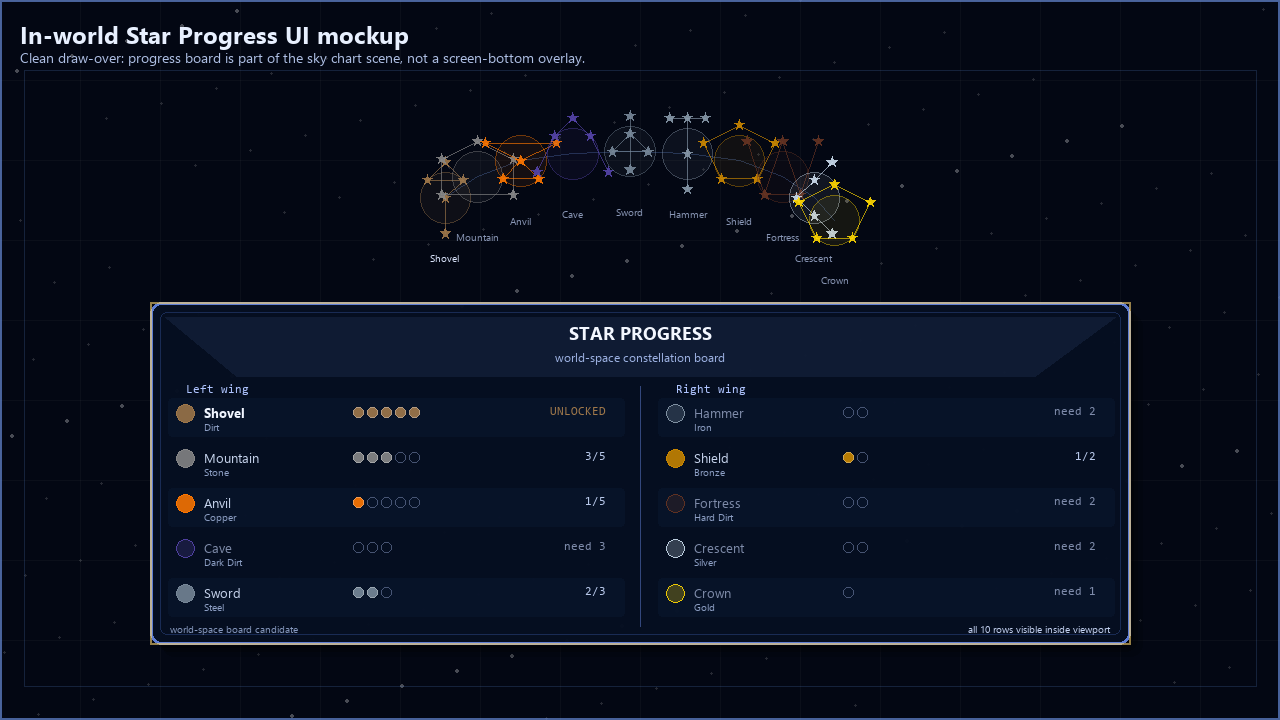
#> input picture ai-tools/2026-07-05-starpillar-in-world-progress-ui-drawover.png, 1280 x 720 px
$ python -i 2026-07-30-build-old-school-lamp-comparison-board.py   (imports and definitions only)
#> lines starting #> are read from the running program, lines starting #| are printed output that depends on the picture
#> further down, picture is the input picture: PIL image 1280x720 RGB; mean R, G, B 9.9, 16.1, 31
"""Compose untouched WebGL captures into the old-school lamp review board."""

from __future__ import annotations

import argparse
from pathlib import Path

from PIL import Image, ImageDraw, ImageFont


BOARD_WIDTH = 2560
MARGIN = 52
COLUMN_GAP = 28
COLUMN_WIDTH = (BOARD_WIDTH - MARGIN * 2 - COLUMN_GAP) // 2
HEADER_HEIGHT = 154
LABEL_HEIGHT = 70
PANEL_HEIGHT = round(COLUMN_WIDTH * 9 / 16)
ZOOM_GAP = 42
FOOTER_HEIGHT = 76
BOARD_HEIGHT = (
    HEADER_HEIGHT
    + LABEL_HEIGHT
    + PANEL_HEIGHT * 2
    + ZOOM_GAP
    + FOOTER_HEIGHT
)
FONT_REGULAR = Path("C:/Windows/Fonts/segoeui.ttf")
FONT_BOLD = Path("C:/Windows/Fonts/seguisb.ttf")


# [14 lines left out: functions font, fit_capture, not called in this run]


def close_crop(image: Image.Image) -> Image.Image:
    center_x = image.width // 2
#> center_x = 640
    center_y = image.height // 2
#> center_y = 360
    crop_width = min(image.width, 680)
#> crop_width = 680
    crop_height = round(crop_width * 9 / 16)
#> crop_height = 382
    left = max(0, center_x - crop_width // 2)
#> left = 300
    top = max(0, center_y - crop_height // 2)
#> top = 169
    crop = image.crop((left, top, left + crop_width, top + crop_height))
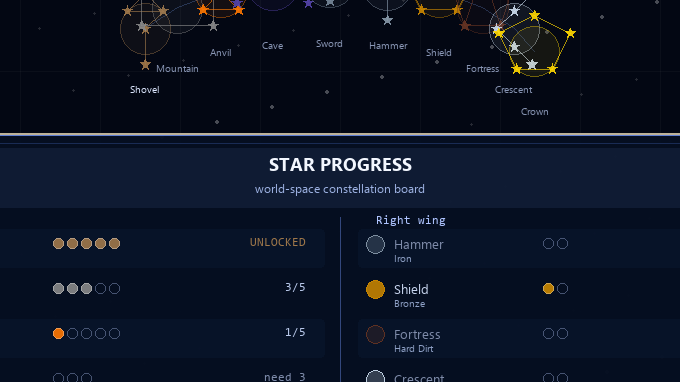
#> crop: PIL image 680x382 RGB; mean R, G, B 12.2, 20, 36.4
    return crop.convert("RGB").resize(
        (COLUMN_WIDTH, PANEL_HEIGHT),
        Image.Resampling.LANCZOS,
    )


# [103 lines left out: functions label, panel, build, main, not called in this run]


# [2 lines not run here, left out]

>>> from PIL import Image
>>> picture = Image.open('2026-07-05-starpillar-in-world-progress-ui-drawover.png')
>>> result = close_crop(picture)

$ run again, on ai-tools/2026-07-05-starpillar-current-world-placement.png
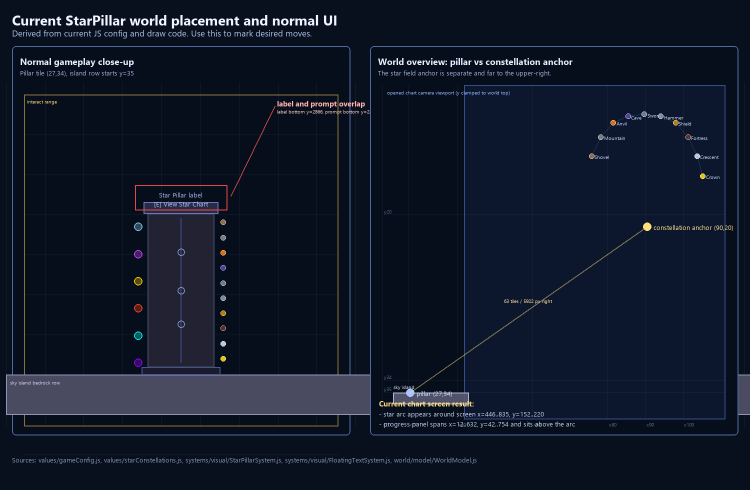
#> input picture ai-tools/2026-07-05-starpillar-current-world-placement.png, 1500 x 980 px (shown at 1/2 size)
#> picture is the input picture: PIL image 1500x980 RGB; mean R, G, B 16.7, 24.7, 41.2
#> in close_crop, `crop = image.crop((left, top, left + crop_width, top + crop_height))`:
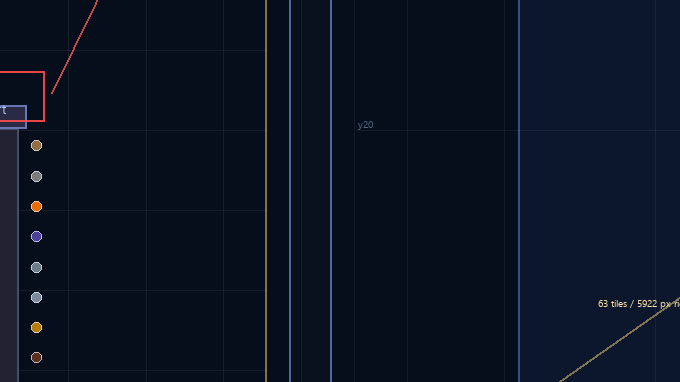
#> crop: PIL image 680x382 RGB; mean R, G, B 10.5, 18.8, 34.7

$ run again, on ai-tools/2026-07-05-starpillar-in-world-progress-ui-mockup.png
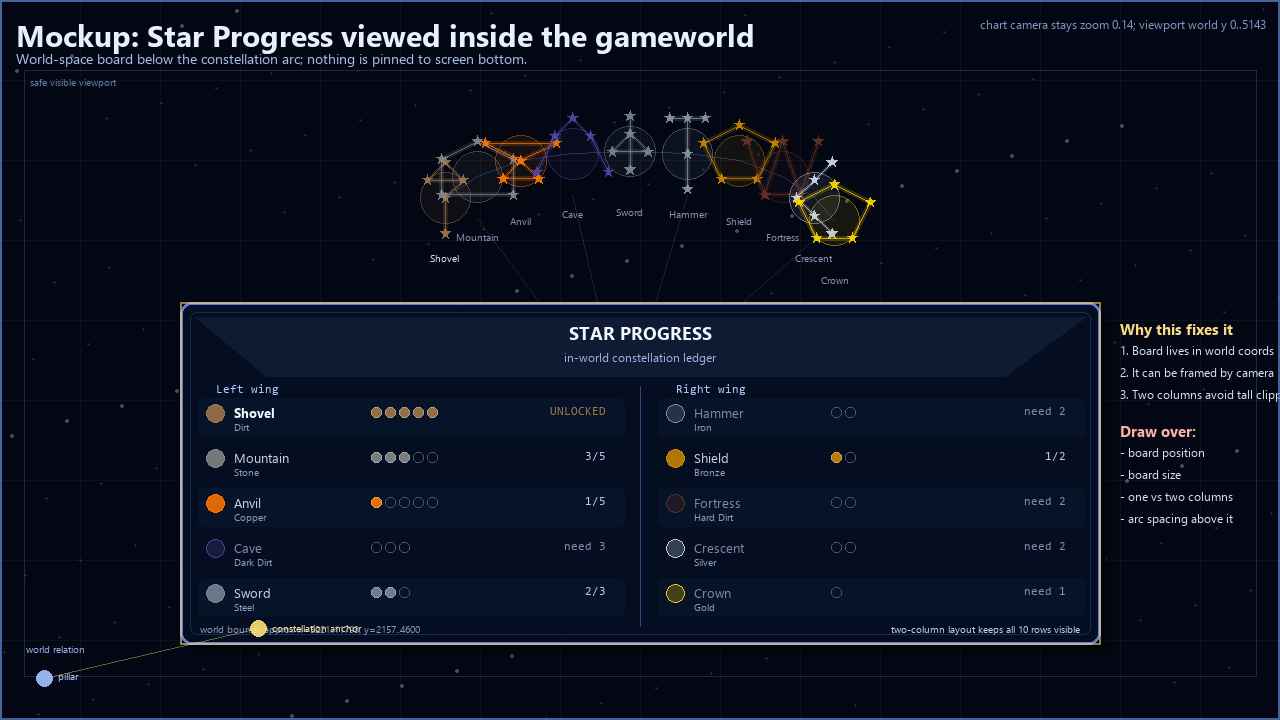
#> input picture ai-tools/2026-07-05-starpillar-in-world-progress-ui-mockup.png, 1280 x 720 px
#> picture is the input picture: PIL image 1280x720 RGB; mean R, G, B 11.9, 18, 32.6
#> in close_crop, `crop = image.crop((left, top, left + crop_width, top + crop_height))`:
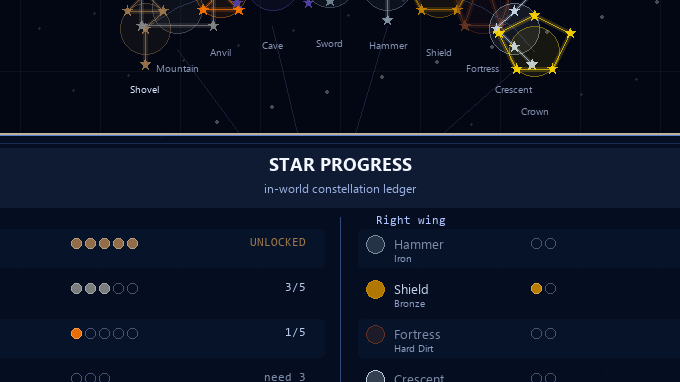
#> crop: PIL image 680x382 RGB; mean R, G, B 12.7, 20.3, 36.6

$ run again, on ai-tools/2026-07-05-starpillar-in-world-ui-tmx-gametime-clean.png
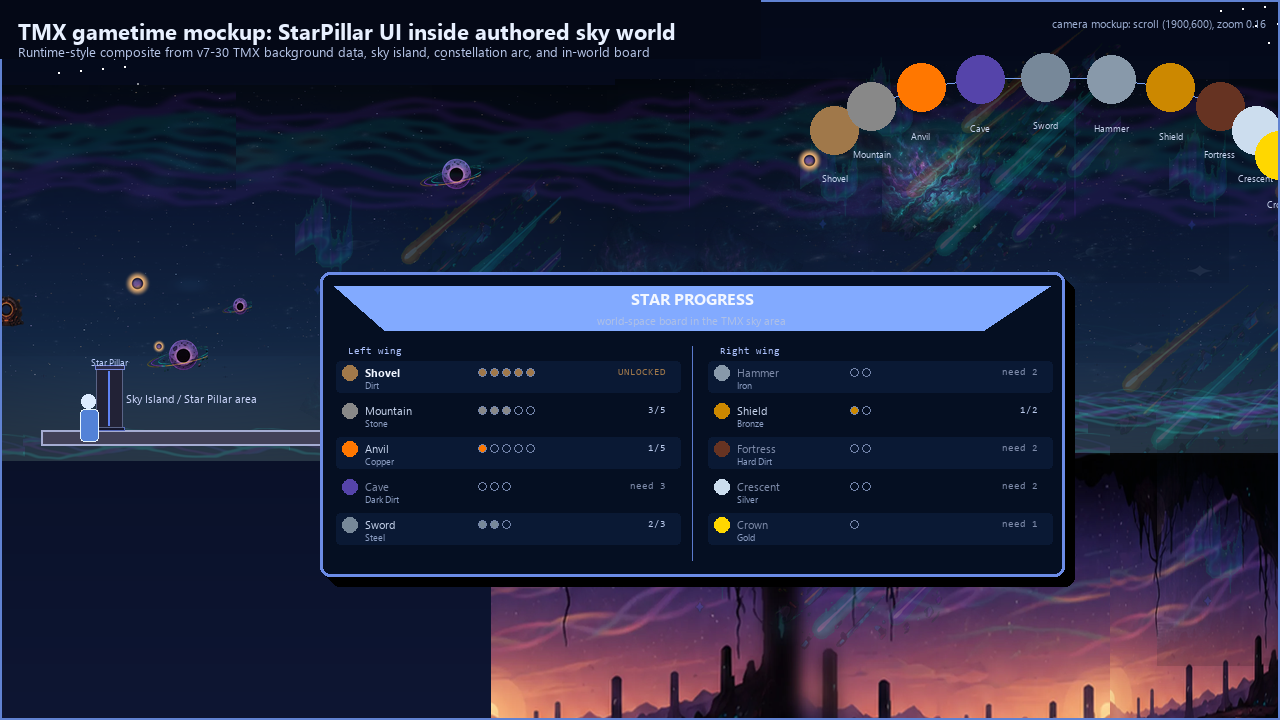
#> input picture ai-tools/2026-07-05-starpillar-in-world-ui-tmx-gametime-clean.png, 1280 x 720 px
#> picture is the input picture: PIL image 1280x720 RGB; mean R, G, B 34.9, 39.1, 63.1
#> in close_crop, `crop = image.crop((left, top, left + crop_width, top + crop_height))`:
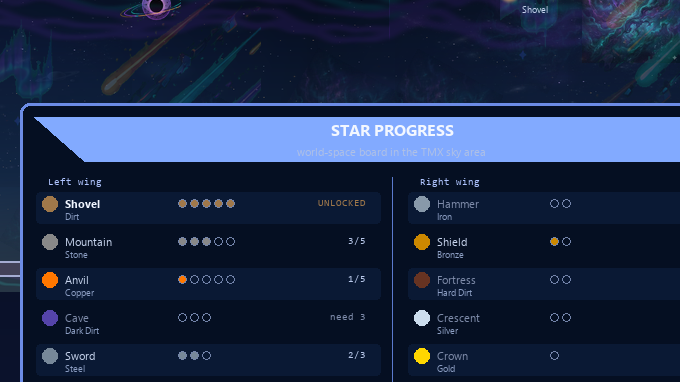
#> crop: PIL image 680x382 RGB; mean R, G, B 27.9, 42.5, 72.6
#> in close_crop, `return crop.convert("RGB").resize( (COLUMN_WIDTH, PANEL_HEIGHT), Image..`:
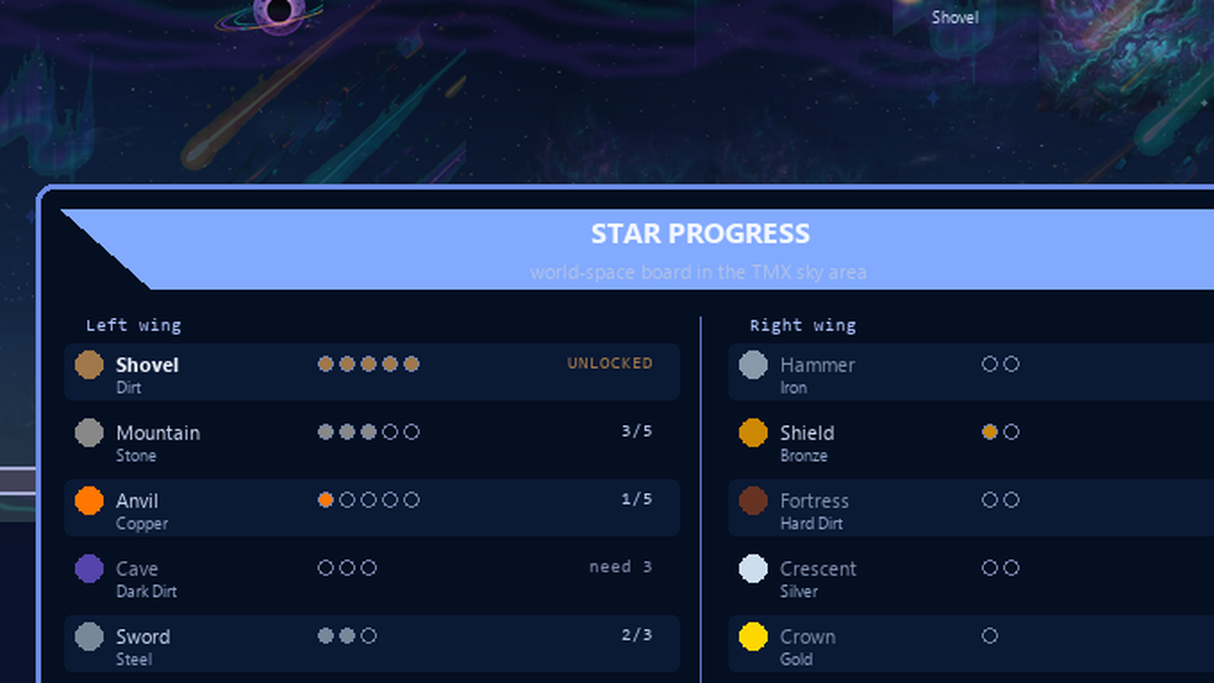
#> returned value: PIL image 1214x683 RGB; mean R, G, B 28, 42.5, 72.5
